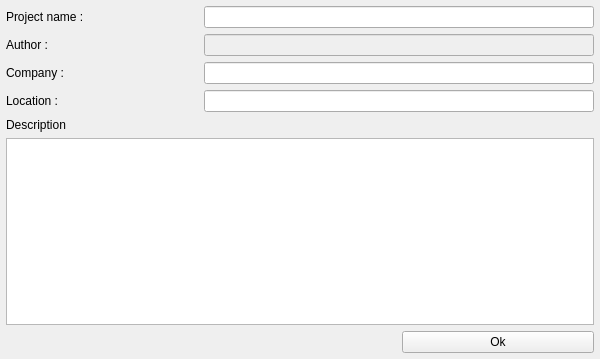
<?xml version="1.0" encoding="UTF-8"?>
<ui version="4.0">
 <class>DialogSubProjectInfo</class>
 <widget class="QWidget" name="DialogSubProjectInfo">
  <property name="geometry">
   <rect>
    <x>0</x>
    <y>0</y>
    <width>600</width>
    <height>359</height>
   </rect>
  </property>
  <property name="sizePolicy">
   <sizepolicy hsizetype="Preferred" vsizetype="Preferred">
    <horstretch>0</horstretch>
    <verstretch>0</verstretch>
   </sizepolicy>
  </property>
  <property name="maximumSize">
   <size>
    <width>600</width>
    <height>16777215</height>
   </size>
  </property>
  <property name="windowTitle">
   <string>Form</string>
  </property>
  <layout class="QGridLayout" name="gridLayout">
   <property name="leftMargin">
    <number>6</number>
   </property>
   <property name="topMargin">
    <number>6</number>
   </property>
   <property name="rightMargin">
    <number>6</number>
   </property>
   <property name="bottomMargin">
    <number>6</number>
   </property>
   <item row="4" column="0">
    <widget class="QLabel" name="label_6">
     <property name="text">
      <string>Description</string>
     </property>
    </widget>
   </item>
   <item row="0" column="1" colspan="2">
    <widget class="QLineEdit" name="ProjectNameInfield">
     <property name="enabled">
      <bool>true</bool>
     </property>
     <property name="readOnly">
      <bool>false</bool>
     </property>
    </widget>
   </item>
   <item row="2" column="0">
    <widget class="QLabel" name="label_3">
     <property name="text">
      <string>Company :</string>
     </property>
    </widget>
   </item>
   <item row="5" column="0" colspan="3">
    <widget class="QPlainTextEdit" name="DescInfield">
     <property name="sizePolicy">
      <sizepolicy hsizetype="Ignored" vsizetype="Preferred">
       <horstretch>0</horstretch>
       <verstretch>0</verstretch>
      </sizepolicy>
     </property>
    </widget>
   </item>
   <item row="3" column="1" colspan="2">
    <widget class="QLineEdit" name="LocationInfield"/>
   </item>
   <item row="1" column="0">
    <widget class="QLabel" name="label_2">
     <property name="text">
      <string>Author :</string>
     </property>
    </widget>
   </item>
   <item row="3" column="0">
    <widget class="QLabel" name="label_5">
     <property name="text">
      <string>Location :</string>
     </property>
    </widget>
   </item>
   <item row="0" column="0">
    <widget class="QLabel" name="label">
     <property name="text">
      <string>Project name :</string>
     </property>
    </widget>
   </item>
   <item row="1" column="1" colspan="2">
    <widget class="QLineEdit" name="AuthorInfield">
     <property name="enabled">
      <bool>false</bool>
     </property>
     <property name="readOnly">
      <bool>true</bool>
     </property>
    </widget>
   </item>
   <item row="7" column="0" colspan="3">
    <spacer name="verticalSpacer">
     <property name="orientation">
      <enum>Qt::Vertical</enum>
     </property>
     <property name="sizeHint" stdset="0">
      <size>
       <width>0</width>
       <height>0</height>
      </size>
     </property>
    </spacer>
   </item>
   <item row="2" column="1" colspan="2">
    <widget class="QLineEdit" name="CompanyInfield"/>
   </item>
   <item row="6" column="2">
    <widget class="QPushButton" name="okButton">
     <property name="text">
      <string>Ok</string>
     </property>
    </widget>
   </item>
  </layout>
 </widget>
 <tabstops>
  <tabstop>ProjectNameInfield</tabstop>
  <tabstop>AuthorInfield</tabstop>
  <tabstop>CompanyInfield</tabstop>
  <tabstop>LocationInfield</tabstop>
  <tabstop>DescInfield</tabstop>
  <tabstop>okButton</tabstop>
 </tabstops>
 <resources>
  <include location="../../../openscantools.qrc"/>
 </resources>
 <connections/>
</ui>
